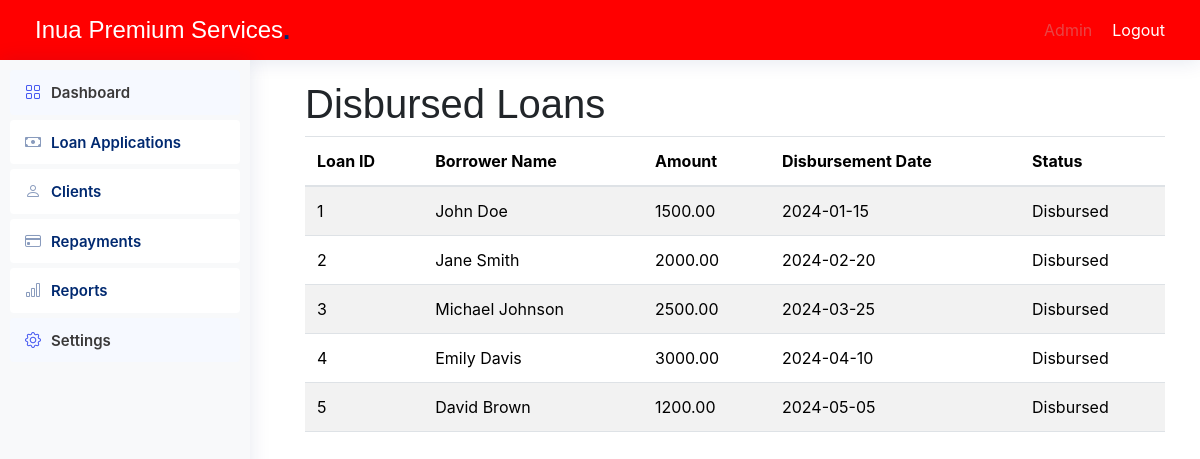
Page /admin/disbursed-loans.php on the committed database.
### tables this page shows
CREATE TABLE `navigation_items` (
  `id` int(11) NOT NULL,
  `title` varchar(100) NOT NULL,
  `url` varchar(200) NOT NULL,
  `icon` varchar(50) DEFAULT NULL,
  `parent_id` int(11) DEFAULT NULL
);

CREATE TABLE `disbursed_loans` (
  `loan_id` int(11) NOT NULL,
  `borrower_name` varchar(255) NOT NULL,
  `amount` decimal(10,2) NOT NULL,
  `disbursement_date` date NOT NULL,
  `status` varchar(50) NOT NULL
);

### includes/functions.php (called while the page is built, shortened)
<?php
function db_connect() {
    $host = 'localhost';
    $db = 'microfinance';
    $user = 'root';
    $pass = '';
    try {
        return new PDO("mysql:host=$host;dbname=$db", $user, $pass, [
            PDO::ATTR_ERRMODE => PDO::ERRMODE_EXCEPTION,
            PDO::ATTR_DEFAULT_FETCH_MODE => PDO::FETCH_ASSOC,
        ]);
    } catch (PDOException $e) {
        die('Connection failed: ' . $e->getMessage());
    }
}
function getDisbursedLoans() {
    $pdo = db_connect();
    $query = "SELECT loan_id, borrower_name, amount, disbursement_date, status FROM disbursed_loans";
    try {
        $stmt = $pdo->query($query);
        return $stmt->fetchAll();
    } catch (PDOException $e) {
        die("Database query failed: " . $e->getMessage());
    }
}
function getUserRole($userId) {
    $conn = db_connect();
    $stmt = $conn->prepare("SELECT role_id FROM users WHERE id = ?");
    $stmt->execute([$userId]);
    return $stmt->fetchColumn();
}
function getNavigationItems($roleId) {
    try {
        $conn = db_connect();
        $stmt = $conn->prepare("
            SELECT ni.id, ni.title, ni.url, ni.icon, ni.parent_id
            FROM navigation_items ni
            INNER JOIN navigation_item_roles nir ON ni.id = nir.navigation_item_id
            WHERE nir.role_id = :role_id
        ");
        $stmt->execute([':role_id' => $roleId]);
        $result = $stmt->fetchAll(PDO::FETCH_ASSOC);
        return $result ?: [];
    } catch (PDOException $e) {
        error_log('Database query error: ' . $e->getMessage());
        return [];
    } finally {
        $conn = null;
    }
}
?>

### admin/disbursed-loans.php (the view, shortened to what this page needs)
<?php
include_once("../includes/functions.php");
$disbursedLoans = getDisbursedLoans();
?>
<!DOCTYPE html>
<html lang="en">
<head>
    <link href="assets/vendor/bootstrap/css/bootstrap.min.css" rel="stylesheet">
    <link href="assets/vendor/bootstrap-icons/bootstrap-icons.css" rel="stylesheet">
    <link href="assets/css/style.css" rel="stylesheet">
</head>
<body class="admin-page">
<?php
    include("includes/header.php");
    include("../includes/sidebar.php");
    ?>
    <main class="main">
        <section id="disbursed-loans" class="disbursed-loans section">
            <div class="container">
                <h1>Disbursed Loans</h1>
                <table class="table table-striped">
                    <thead>
                        <tr>
                            <th>Loan ID</th>
                            <th>Borrower Name</th>
                            <th>Amount</th>
                            <th>Disbursement Date</th>
                            <th>Status</th>
                        </tr>
                    </thead>
                    <tbody>
                        <?php if (!empty($disbursedLoans)): ?>
                            <?php foreach ($disbursedLoans as $loan): ?>
                                <tr>
                                    <td><?php echo htmlspecialchars($loan['loan_id']); ?></td>
                                    <td><?php echo htmlspecialchars($loan['borrower_name']); ?></td>
                                    <td><?php echo htmlspecialchars($loan['amount']); ?></td>
                                    <td><?php echo htmlspecialchars($loan['disbursement_date']); ?></td>
                                    <td><?php echo htmlspecialchars($loan['status']); ?></td>
                                </tr>
                            <?php endforeach; ?>
                        <?php else: ?>
                            <tr>
                                <td colspan="5">No disbursed loans found.</td>
                            </tr>
                        <?php endif; ?>
                    </tbody>
                </table>
            </div>
        </section>
    </main>
</body>
</html>

### includes/sidebar.php (shortened to what this page needs)
<?php
$userId = 1;
$roleId = getUserRole($userId);
$navItems = getNavigationItems($roleId);
function renderNavItems($items, $parentId = NULL) {
    $html = '';
    foreach ($items as $item) {
        if ($item['parent_id'] == $parentId) {
            $subItems = array_filter($items, function($i) use ($item) {
                return $i['parent_id'] == $item['id'];
            });
            $hasSubItems = !empty($subItems);
            $html .= '<li class="nav-item">';
            $html .= '<a class="nav-link' . ($hasSubItems ? ' collapsed' : '') . '" href="' . $item['url'] . '"';
            if ($hasSubItems) {
                $html .= ' data-bs-toggle="collapse" data-bs-target="#collapse-' . $item['id'] . '" aria-expanded="false" aria-controls="collapse-' . $item['id'] . '"';
            }
            $html .= '>';
            if ($item['icon']) {
                $html .= '<i class="' . $item['icon'] . '" title="' . $item['title'] . '"></i>';
            }
            $html .= '<span>' . $item['title'] . '</span>';
            $html .= '</a>';
            if ($hasSubItems) {
                $html .= '<ul id="collapse-' . $item['id'] . '" class="collapse list-unstyled">';
                $html .= renderNavItems($items, $item['id']);
                $html .= '</ul>';
            }
            $html .= '</li>';
        }
    }
    return $html;
}
?>
<!DOCTYPE html>
<html lang="en">
<head>
    <link rel="stylesheet" href="../assets/css/bootstrap.min.css">
</head>
<body>
    <aside class="sidebar">
        <ul class="sidebar-nav" id="sidebar-nav">
            <?= renderNavItems($navItems) ?>
        </ul>
    </aside>
</body>
</html>

### admin/assets/css/style.css (style rules this page uses)
:root { scroll-behavior: smooth; }
body { font-family: "Open Sans", sans-serif; background: #f6f9ff; color: #444444; }
a { color: #4154f1; text-decoration: none; }
h1, h2, h3, h4, h5, h6 { font-family: "Nunito", sans-serif; }
.sidebar { position: fixed; top: 60px; left: 0; bottom: 0; width: 300px; z-index: 996; transition: all 0.3s; padding: 20px; overflow-y: auto; scrollbar-width: thin; scrollbar-color: #aab7cf transparent; box-shadow: 0px 0px 20px rgba(1, 41, 112, 0.1); background-color: #fff; }
.sidebar-nav { padding: 0; margin: 0; list-style: none; }
.sidebar-nav li { padding: 0; margin: 0; list-style: none; }
.sidebar-nav .nav-item { margin-bottom: 5px; }
.sidebar-nav .nav-link { display: flex; align-items: center; font-size: 15px; font-weight: 600; color: #4154f1; transition: 0.3; background: #f6f9ff; padding: 10px 15px; border-radius: 4px; }
.sidebar-nav .nav-link i { font-size: 16px; margin-right: 10px; color: #4154f1; }
.sidebar-nav .nav-link.collapsed { color: #012970; background: #fff; }
.sidebar-nav .nav-link.collapsed i { color: #899bbd; }

### admin/disbursed-loans.php (style rules this page uses)
:root { --background-color: #ffffff; --default-color: #212529; --heading-color: #32353a; --accent-color: #e84545; --surface-color: #ffffff; --contrast-color: #ffffff; --nav-color: #3a3939; --nav-hover-color: #e84545; --nav-mobile-background-color: #ffffff; --nav-dropdown-background-color: #ffffff; --nav-dropdown-color: #3a3939; --nav-dropdown-hover-color: #e84545; }
body { background-color: var(--background-color); color: var(--default-color); font-family: 'Open Sans', sans-serif; margin: 0; }
.sidebar { background-color: var(--nav-mobile-background-color); color: var(--nav-color); padding: 20px; width: 250px; position: fixed; height: 100%; overflow: auto; }
.sidebar .nav-item .nav-link { color: var(--nav-color); padding: 10px 15px; text-decoration: none; display: block; }
.main { margin-left: 270px; padding: 20px; }

### includes/sidebar.php (style rules this page uses)
.sidebar { background-color: #f8f9fa; padding: 10px; height: 100vh; width: 250px; position: fixed; }
.sidebar .nav-link { color: #333; display: block; padding: 10px; text-decoration: none; }

### rows in the picture
navigation_items: title "Dashboard"
navigation_items: title "Loan Applications"
navigation_items: title "Clients"
navigation_items: title "Repayments"
navigation_items: title "Reports"
navigation_items: title "Settings"
disbursed_loans: loan_id "1", borrower_name "John Doe", amount "1500.00", disbursement_date "2024-01-15", status "Disbursed"
disbursed_loans: loan_id "2", borrower_name "Jane Smith", amount "2000.00", disbursement_date "2024-02-20", status "Disbursed"
disbursed_loans: loan_id "3", borrower_name "Michael Johnson", amount "2500.00", disbursement_date "2024-03-25", status "Disbursed"
disbursed_loans: loan_id "4", borrower_name "Emily Davis", amount "3000.00", disbursement_date "2024-04-10", status "Disbursed"
disbursed_loans: loan_id "5", borrower_name "David Brown", amount "1200.00", disbursement_date "2024-05-05", status "Disbursed"
